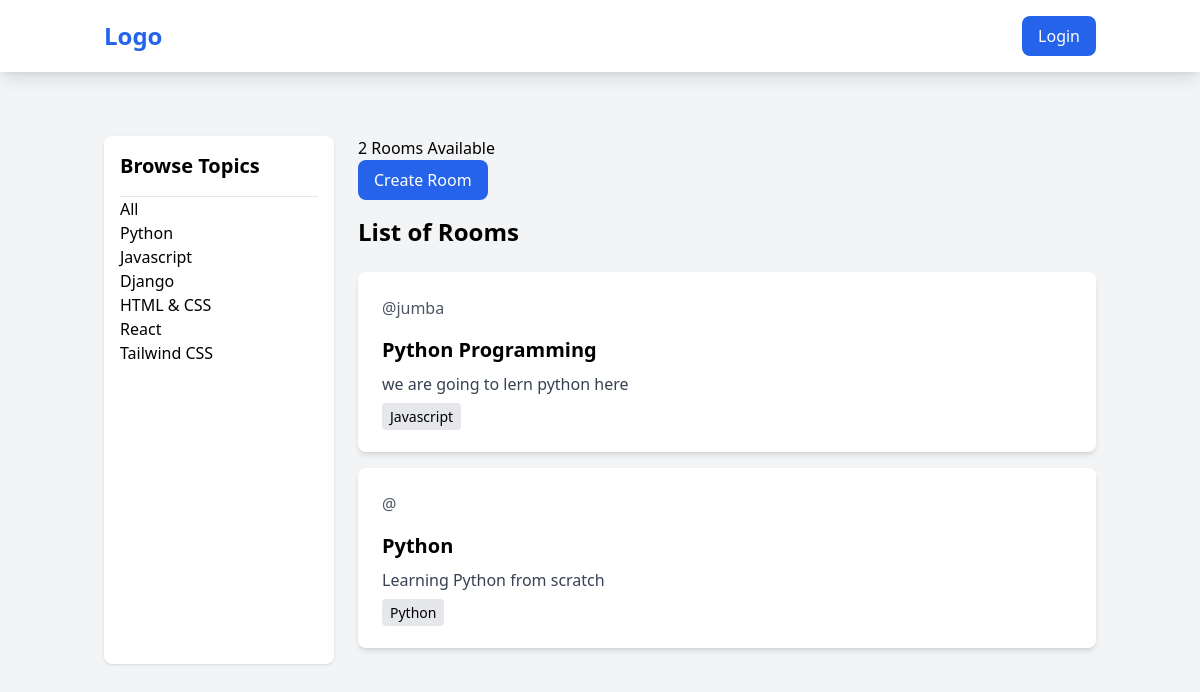
Page /?q=Python on the committed database.
### baseapp/models.py (models this page shows, shortened)
class Topic(models.Model):
     name = models.CharField(max_length=200)

class Room(models.Model):
     host =models.ForeignKey(User, on_delete=models.SET_NULL,null=True)
     topic = models.ForeignKey(Topic, on_delete=models.SET_NULL,null=True)
     name = models.CharField(max_length=200)
     description = models.TextField(null=True,blank=True)
     participants = models.ManyToManyField(User, related_name='participants', blank=True)
     updated = models.DateTimeField(auto_now = True)
     created = models.DateTimeField(auto_now_add=True)

### baseapp/views.py (the view)
# urls.py: path('', views.home, name='home'),
def home(request):
    q = request.GET.get('q') if request.GET.get('q') != None else ''
    roomsdata = Room.objects.filter(
        Q(topic__name__icontains=q) |
        Q(name__icontains=q) |
        Q(description__icontains=q)
    )
    topics = Topic.objects.all()
    room_count = roomsdata.count()
    context = {'rooms': roomsdata, 'topics': topics, 'room_count': room_count}
    return render(request, 'baseapp/home.html', context)

### baseapp/templates/baseapp/home.html (shortened to what this page needs)
{% extends 'main.html' %}
{% block content %}
<div class="container mx-auto px-4 py-8">
    <div class="grid grid-cols-1 md:grid-cols-4 gap-6">
        <div class="bg-white p-4 rounded-lg shadow">
            <h3 class="text-xl font-semibold mb-4">Browse Topics</h3>
            <hr>
            <a href="{% url 'home' %}">All</a> <br>
            {% for topic in topics %}
                <a href="{% url 'home' %}?q={{ topic.name }}">{{ topic.name }}</a> <br>
            {% endfor %}
        </div>
        <div class="md:col-span-3">
          <h5>{{ rooms.count }} Rooms Available</h5>
            <a href="{% url 'create-room' %}" class="inline-block mb-4 px-4 py-2 bg-blue-600 text-white rounded-lg hover:bg-blue-700">Create Room</a>
            <h1 class="text-2xl font-bold mb-6">List of Rooms</h1>
            {% for room in rooms %}
                <div class="bg-white p-6 rounded-lg shadow-md mb-4">
                    <div class="flex justify-between items-center mb-4">
                        <span class="text-gray-600">@{{room.host.username}}</span>
                    </div>
                    <h3 class="text-xl font-semibold mb-2">
                        <a href="{% url 'room' room.id %}" class="hover:text-blue-600">{{ room.name }}</a>
                    </h3>
                    <p class="text-gray-700 mb-2">{{ room.description }}</p>
                    <small class="bg-gray-200 px-2 py-1 rounded text-sm">{{room.topic.name}}</small>
                </div>
            {% endfor %}
        </div>
    </div>
</div>
{% endblock %}

### rows in the picture
Topic: name "Python"
Topic: name "Javascript"
Topic: name "Django"
Topic: name "HTML & CSS"
Topic: name "React"
Topic: name "Tailwind CSS"
Room: host.username "jumba", name "Python Programming", description "we are going to lern python here", topic.name "Javascript"
Room: name "Python", description "Learning Python from scratch", topic.name "Python"

### other values in the picture
{{ rooms.count }} "2"
